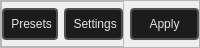
    <widget class="QFrame" name="frame_2">
     <property name="maximumSize">
      <size>
       <width>16777215</width>
       <height>48</height>
      </size>
     </property>
     <property name="frameShape">
      <enum>QFrame::StyledPanel</enum>
     </property>
     <property name="frameShadow">
      <enum>QFrame::Raised</enum>
     </property>
     <layout class="QHBoxLayout" name="horizontalLayout_3">
      <property name="spacing">
       <number>6</number>
      </property>
      <property name="leftMargin">
       <number>0</number>
      </property>
      <property name="topMargin">
       <number>0</number>
      </property>
      <property name="rightMargin">
       <number>0</number>
      </property>
      <property name="bottomMargin">
       <number>0</number>
      </property>
      <item>
       <widget class="QFrame" name="frame_16">
        <property name="frameShape">
         <enum>QFrame::StyledPanel</enum>
        </property>
        <property name="frameShadow">
         <enum>QFrame::Raised</enum>
        </property>
        <layout class="QHBoxLayout" name="horizontalLayout_11">
         <property name="leftMargin">
          <number>0</number>
         </property>
         <property name="topMargin">
          <number>0</number>
         </property>
         <property name="rightMargin">
          <number>0</number>
         </property>
         <property name="bottomMargin">
          <number>0</number>
         </property>
         <item>
          <widget class="QPushButton" name="open_presets_folder_button">
           <property name="minimumSize">
            <size>
             <width>0</width>
             <height>32</height>
            </size>
           </property>
           <property name="styleSheet">
            <string notr="true">    QLabel {
        font-family: Sergo UI;
        color: #9D9D9D;
    }

    /* QPushButton default and hover styles */
    QPushButton {

        font: 600 10pt &quot;Segoe UI&quot;;
	

        border: 2px solid black;
        border-radius: 4px;
        border-color: rgba(80, 80, 80, 255);
        height:18px;
        padding-top: 2px;
        padding-bottom:2px;
        padding-left: 4px;
        padding-right: 4px;
        color: #E3E3E3;
        background-color: #1C1C1C;
    }
    QPushButton:hover {
        background-color: #414956;
        color: white;
    }
    QPushButton:pressed {
        background-color: red;
        background-color: #1C1C1C;
        margin: 1 px;
        margin-left: 2px;
        margin-right: 2px;

    }</string>
           </property>
           <property name="text">
            <string> Presets</string>
           </property>
           <property name="icon">
            <iconset resource="resources.qrc">
             <normaloff>:/icons/folder_open.svg</normaloff>:/icons/folder_open.svg</iconset>
           </property>
           <property name="iconSize">
            <size>
             <width>20</width>
             <height>20</height>
            </size>
           </property>
          </widget>
         </item>
         <item>
          <widget class="QPushButton" name="open_settings_folder_button">
           <property name="minimumSize">
            <size>
             <width>0</width>
             <height>32</height>
            </size>
           </property>
           <property name="styleSheet">
            <string notr="true">    QLabel {
        font-family: Sergo UI;
        color: #9D9D9D;
    }

    /* QPushButton default and hover styles */
    QPushButton {

        font: 600 10pt &quot;Segoe UI&quot;;
	

        border: 2px solid black;
        border-radius: 4px;
        border-color: rgba(80, 80, 80, 255);
        height:18px;
        padding-top: 2px;
        padding-bottom:2px;
        padding-left: 4px;
        padding-right: 4px;
        color: #E3E3E3;
        background-color: #1C1C1C;
    }
    QPushButton:hover {
        background-color: #414956;
        color: white;
    }
    QPushButton:pressed {
        background-color: red;
        background-color: #1C1C1C;
        margin: 1 px;
        margin-left: 2px;
        margin-right: 2px;

    }</string>
           </property>
           <property name="text">
            <string> Settings</string>
           </property>
           <property name="icon">
            <iconset resource="resources.qrc">
             <normaloff>:/icons/folder_open.svg</normaloff>:/icons/folder_open.svg</iconset>
           </property>
           <property name="iconSize">
            <size>
             <width>20</width>
             <height>20</height>
            </size>
           </property>
          </widget>
         </item>
        </layout>
       </widget>
      </item>
      <item>
       <widget class="QPushButton" name="preferences_apply_button">
        <property name="minimumSize">
         <size>
          <width>0</width>
          <height>32</height>
         </size>
        </property>
        <property name="styleSheet">
         <string notr="true">    QLabel {
        font-family: Sergo UI;
        color: #9D9D9D;
    }

    /* QPushButton default and hover styles */
    QPushButton {

        font: 600 10pt &quot;Segoe UI&quot;;
	

        border: 2px solid black;
        border-radius: 4px;
        border-color: rgba(80, 80, 80, 255);
        height:18px;
        padding-top: 2px;
        padding-bottom:2px;
        padding-left: 4px;
        padding-right: 4px;
        color: #E3E3E3;
        background-color: #1C1C1C;
    }
    QPushButton:hover {
        background-color: #414956;
        color: white;
    }
    QPushButton:pressed {
        background-color: red;
        background-color: #1C1C1C;
        margin: 1 px;
        margin-left: 2px;
        margin-right: 2px;

    }</string>
        </property>
        <property name="text">
         <string>Apply</string>
        </property>
        <property name="icon">
         <iconset resource="resources.qrc">
          <normaloff>:/icons/check_16dp_9D9D9D_FILL0_wght400_GRAD0_opsz20.svg</normaloff>:/icons/check_16dp_9D9D9D_FILL0_wght400_GRAD0_opsz20.svg</iconset>
        </property>
        <property name="iconSize">
         <size>
          <width>24</width>
          <height>24</height>
         </size>
        </property>
       </widget>
      </item>
     </layout>
    </widget>
